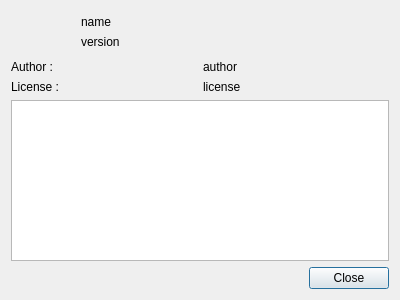
<?xml version="1.0" encoding="UTF-8"?>
<ui version="4.0">
 <class>PluginAbout</class>
 <widget class="QDialog" name="PluginAbout">
  <property name="geometry">
   <rect>
    <x>0</x>
    <y>0</y>
    <width>400</width>
    <height>300</height>
   </rect>
  </property>
  <property name="windowTitle">
   <string>Dialog</string>
  </property>
  <layout class="QVBoxLayout" name="verticalLayout_2">
   <item>
    <layout class="QHBoxLayout" name="horizontalLayout">
     <item>
      <widget class="QLabel" name="lIcon">
       <property name="maximumSize">
        <size>
         <width>64</width>
         <height>64</height>
        </size>
       </property>
       <property name="text">
        <string/>
       </property>
       <property name="pixmap">
        <pixmap resource="../ressources.qrc">:/pyplugin/pyscript.png</pixmap>
       </property>
       <property name="scaledContents">
        <bool>true</bool>
       </property>
      </widget>
     </item>
     <item>
      <layout class="QVBoxLayout" name="verticalLayout">
       <item>
        <spacer name="verticalSpacer_2">
         <property name="orientation">
          <enum>Qt::Vertical</enum>
         </property>
         <property name="sizeHint" stdset="0">
          <size>
           <width>20</width>
           <height>20</height>
          </size>
         </property>
        </spacer>
       </item>
       <item>
        <widget class="QLabel" name="lName">
         <property name="text">
          <string notr="true">name</string>
         </property>
        </widget>
       </item>
       <item>
        <widget class="QLabel" name="lVersion">
         <property name="text">
          <string notr="true">version</string>
         </property>
        </widget>
       </item>
       <item>
        <spacer name="verticalSpacer">
         <property name="orientation">
          <enum>Qt::Vertical</enum>
         </property>
         <property name="sizeHint" stdset="0">
          <size>
           <width>20</width>
           <height>20</height>
          </size>
         </property>
        </spacer>
       </item>
      </layout>
     </item>
    </layout>
   </item>
   <item>
    <layout class="QHBoxLayout" name="horizontalLayout_2">
     <item>
      <widget class="QLabel" name="labelAuthor">
       <property name="text">
        <string>Author : </string>
       </property>
       <property name="scaledContents">
        <bool>true</bool>
       </property>
      </widget>
     </item>
     <item>
      <widget class="QLabel" name="lAuthor">
       <property name="text">
        <string notr="true">author</string>
       </property>
       <property name="scaledContents">
        <bool>true</bool>
       </property>
      </widget>
     </item>
    </layout>
   </item>
   <item>
    <layout class="QHBoxLayout" name="horizontalLayout_3">
     <item>
      <widget class="QLabel" name="labelLicense">
       <property name="text">
        <string>License : </string>
       </property>
       <property name="scaledContents">
        <bool>true</bool>
       </property>
      </widget>
     </item>
     <item>
      <widget class="QLabel" name="lLicense">
       <property name="text">
        <string notr="true">license</string>
       </property>
       <property name="scaledContents">
        <bool>true</bool>
       </property>
      </widget>
     </item>
    </layout>
   </item>
   <item>
    <widget class="QTextBrowser" name="description">
     <property name="documentTitle">
      <string notr="true"/>
     </property>
    </widget>
   </item>
   <item>
    <widget class="QDialogButtonBox" name="buttonBox">
     <property name="orientation">
      <enum>Qt::Horizontal</enum>
     </property>
     <property name="standardButtons">
      <set>QDialogButtonBox::Close</set>
     </property>
    </widget>
   </item>
  </layout>
 </widget>
 <resources>
  <include location="../ressources.qrc"/>
 </resources>
 <connections>
  <connection>
   <sender>buttonBox</sender>
   <signal>accepted()</signal>
   <receiver>PluginAbout</receiver>
   <slot>accept()</slot>
   <hints>
    <hint type="sourcelabel">
     <x>248</x>
     <y>254</y>
    </hint>
    <hint type="destinationlabel">
     <x>157</x>
     <y>274</y>
    </hint>
   </hints>
  </connection>
  <connection>
   <sender>buttonBox</sender>
   <signal>rejected()</signal>
   <receiver>PluginAbout</receiver>
   <slot>reject()</slot>
   <hints>
    <hint type="sourcelabel">
     <x>316</x>
     <y>260</y>
    </hint>
    <hint type="destinationlabel">
     <x>286</x>
     <y>274</y>
    </hint>
   </hints>
  </connection>
 </connections>
</ui>
